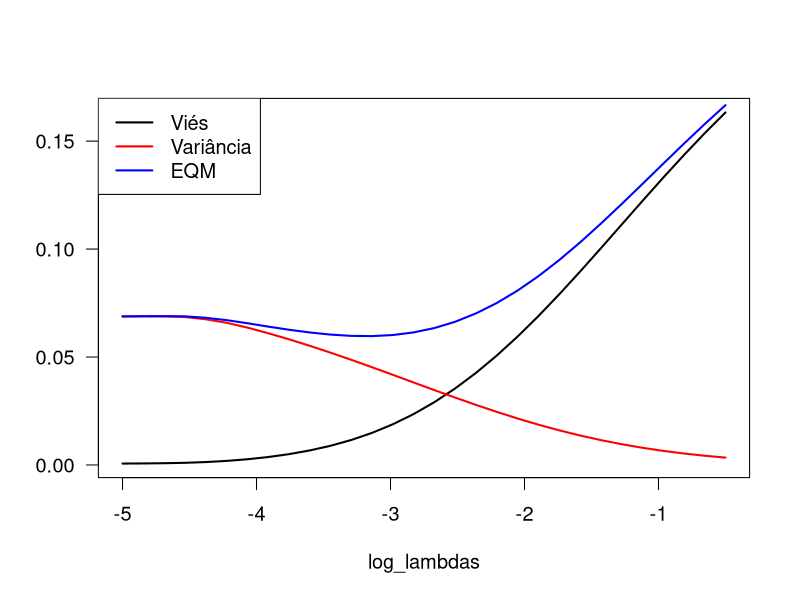
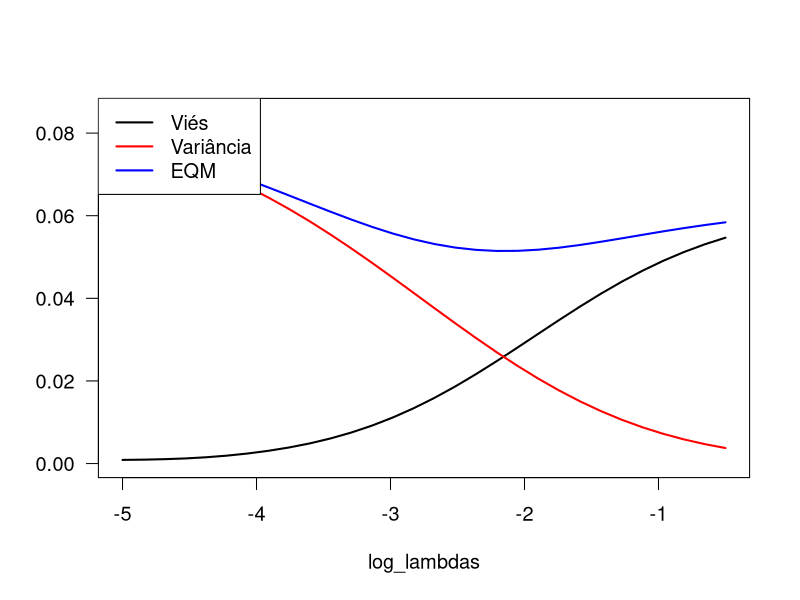
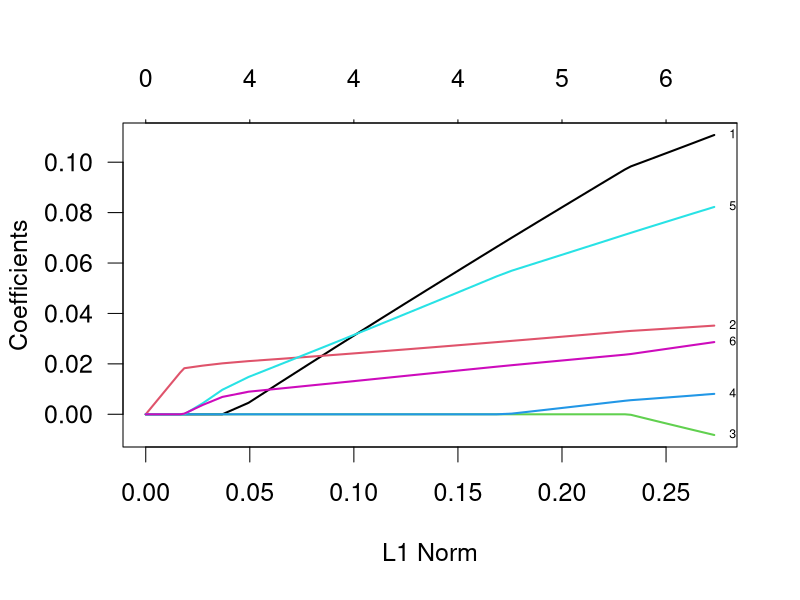
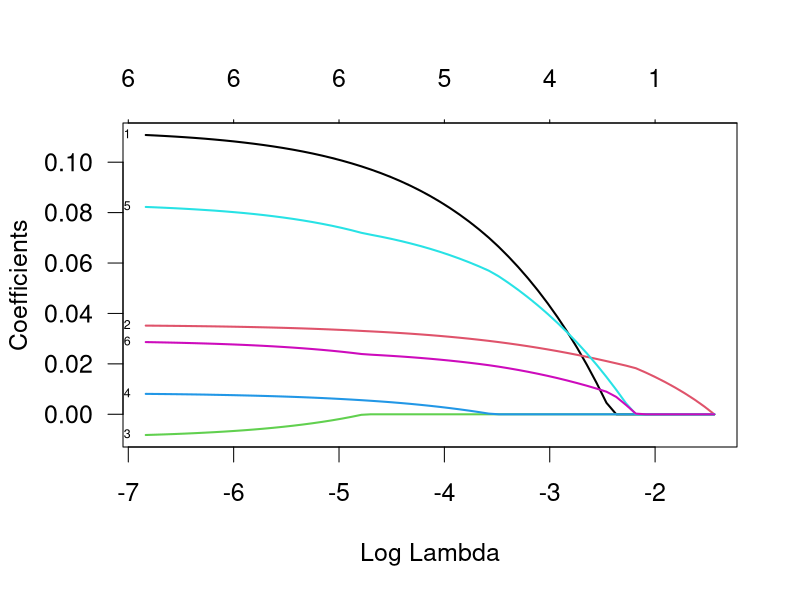
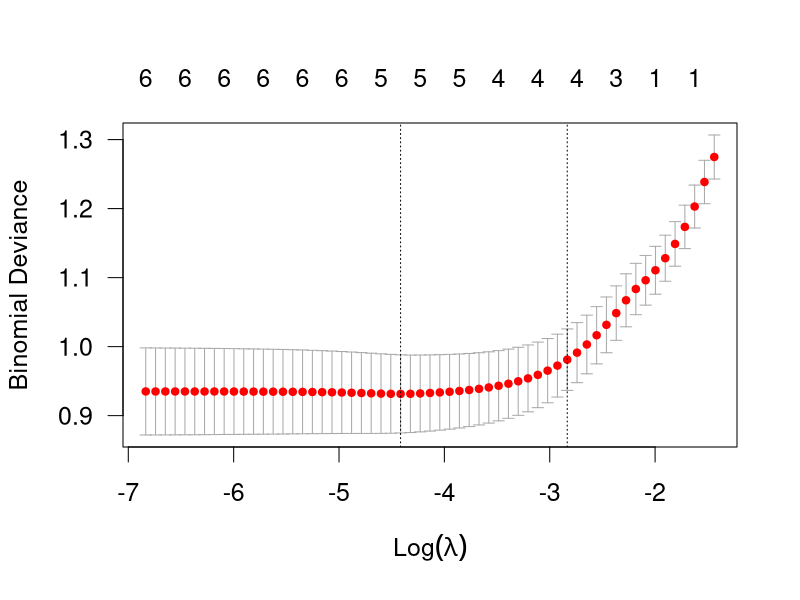
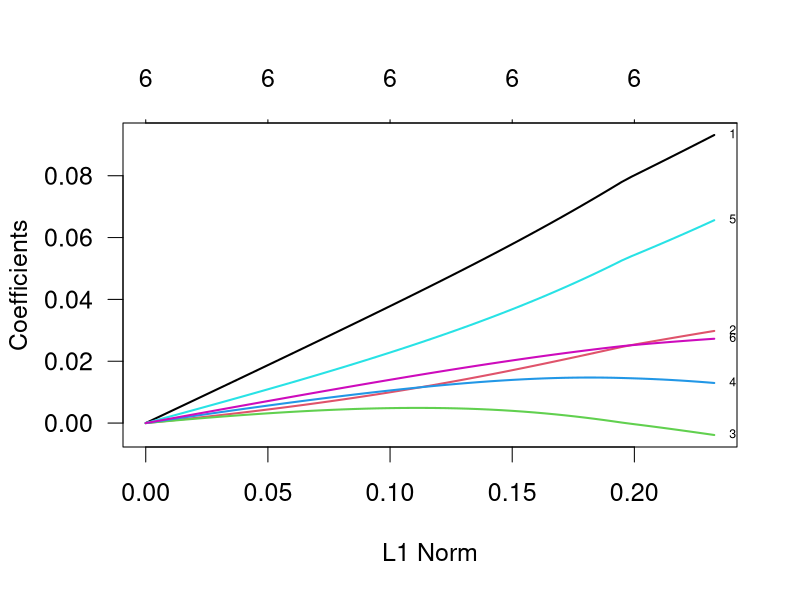
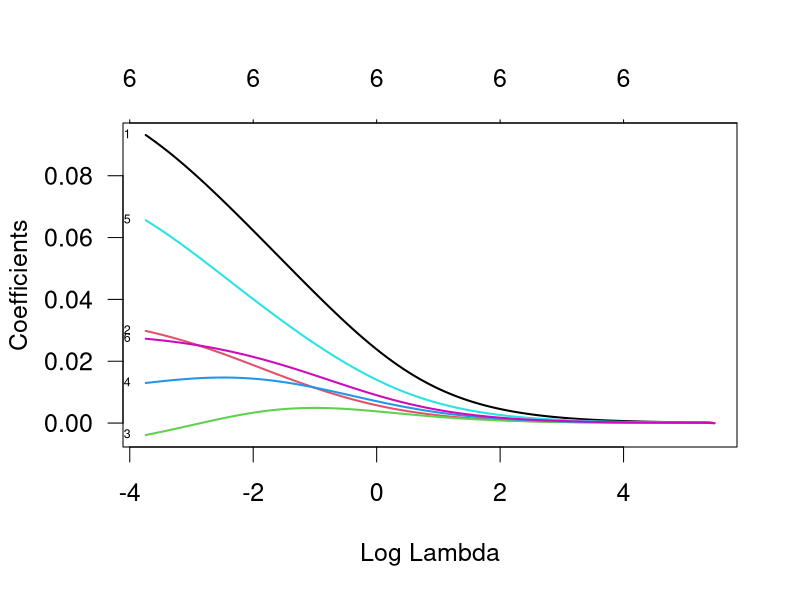
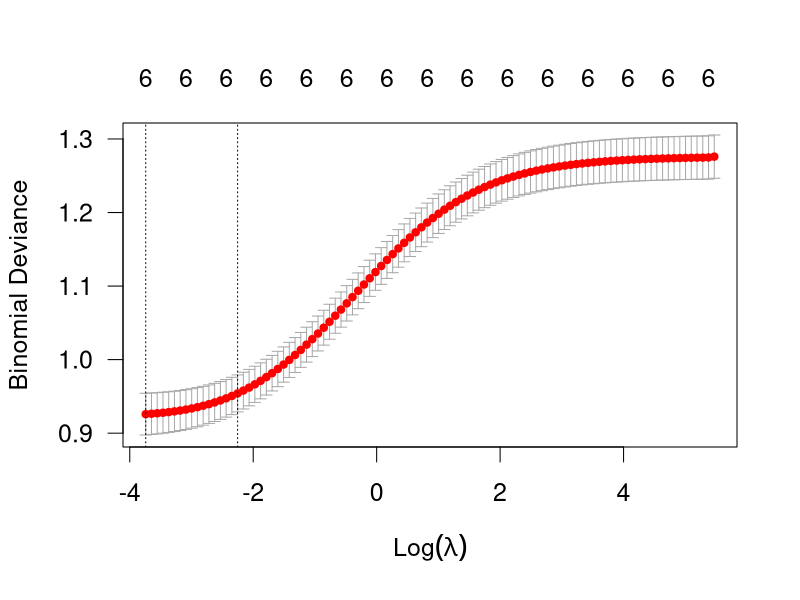

The R script that drew these images, in order:
## ---- chunk 1
knitr::opts_chunk$set(echo = TRUE)
## ---- chunk 2
require(MASS)
require(glmnet)

pima_dat <- rbind(Pima.tr, Pima.te)
## ---- chunk 3
head(pima_dat, 15)
summary(pima_dat)
## ---- chunk 4
ajuste <- glm(type ~ ., data = pima_dat, family = 'binomial')
logLik(ajuste)
AIC(ajuste)
BIC(ajuste)
## ---- chunk 5
ajuste_null <- glm(type ~ 1, data = pima_dat, family = 'binomial')
logLik(ajuste_null)
AIC(ajuste_null)
BIC(ajuste_null)
## ---- chunk 6
s1a <- step(ajuste, direction = 'backward')
summary(s1a) # Resumo do modelo produzido pelo método backward.
## ---- chunk 7
s1b <- step(ajuste, direction = 'backward', k = log(nrow(pima_dat)))
summary(s1b)
## ---- chunk 8
s2a <- step(ajuste_null, scope = formula(ajuste), direction = 'forward')
summary(s2a)

s2b <- step(ajuste_null, scope = formula(ajuste), direction = 'forward', k = log(nrow(pima_dat)))
summary(s2b)
## ---- chunk 9
s3a <- step(ajuste_null, scope = formula(ajuste), direction = 'both')
summary(s3a)

s3b <- step(ajuste_null, scope = formula(ajuste), direction = 'both', k = log(nrow(pima_dat)))
summary(s3b)
## ---- chunk 10
set.seed(1) # Fixando a semente, para fins de reprodução.
x <- mvrnorm(100, mu = c(0,0), Sigma = matrix(c(1,0.5,0.5,1), nrow = 2))
head(x, n = 10)
## ---- chunk 11
colnames(x) <- c('x1', 'x2')
eta_x <-1 + 0.5*x[,1] - 0.25*x[,2]
eta_x
## ---- chunk 12
log_lambdas <- seq(-5, -0.5, length.out = 30)
## ---- chunk 13
beta1 <- matrix(nrow = 100, ncol = length(log_lambdas))
beta2 <- matrix(nrow = 100, ncol = length(log_lambdas))
## ---- chunk 14
for(j in 1:100){
  y <- rbinom(100, 1, exp(eta_x)/(exp(eta_x)+1))
  mod <- glmnet(x, y, family = 'binomial', alpha = 0)
  betas <- coef(mod, s = exp(log_lambdas))
  beta1[j,] <- betas[2,]
  beta2[j,] <- betas[3,]
}
## ---- chunk 15
bias_beta <- function(vet_beta, beta)
  (mean(vet_beta) - beta)^2

var_beta <- function(vet_beta)
  var(vet_beta)

eqm_beta <- function(vet_beta, beta)
  mean((vet_beta - beta)^2)
## ---- chunk 16
bias_b1 <- apply(beta1, 2, bias_beta, beta = 0.5)
var_b1 <- apply(beta1, 2, var_beta)
eqm_beta1 <- apply(beta1, 2, eqm_beta, beta = 0.5)

par(cex = 1.2, las = 1)
plot(log_lambdas, bias_b1, type = 'l', lwd = 2, ylab = '')
lines(log_lambdas, var_b1, type = 'l', col = 'red', lwd = 2)
lines(log_lambdas, eqm_beta1, type = 'l', col = 'blue', lwd = 2)
legend(x = 'topleft', lty = 1, lwd = 2, col = c('black', 'red', 'blue'),
       legend = c('Viés', 'Variância', 'EQM'))
## ---- chunk 17
bias_b2 <- apply(beta2, 2, bias_beta, beta = -0.25)
var_b2 <- apply(beta2, 2, var_beta)
eqm_beta2 <- apply(beta2, 2, eqm_beta, beta = -0.25)

par(cex = 1.2, las = 1)
plot(log_lambdas, bias_b2, type = 'l', lwd = 2, ylab = '', ylim = c(0,0.085))
lines(log_lambdas, var_b2, type = 'l', col = 'red', lwd = 2)
lines(log_lambdas, eqm_beta2, type = 'l', col = 'blue', lwd = 2)
legend(x = 'topleft', lty = 1, lwd = 2, col = c('black', 'red', 'blue'),
       legend = c('Viés', 'Variância', 'EQM'))
## ---- chunk 18
x <- model.matrix(type ~ npreg + glu + bp + skin + bmi + age, data = pima_dat)[, -1]
## ---- chunk 19
y <- ifelse(pima_dat$type == 'Yes', 1, 0)
## ---- chunk 20
g1 <- glmnet(x, y, family = 'binomial', alpha = 1)
## ---- chunk 21
par(cex = 1.5, las = 1)
plot(g1, las = 1, lwd = 2, label=TRUE)
## ---- chunk 22
plot(g1, xvar="lambda", label=TRUE, lwd = 2, cex = 20)
## ---- chunk 23
coef(g1, s=exp(-7)) # Lambda = exp(-7) = 0.0009
coef(g1, s=exp(-4)) # Lambda = exp(-4) = 0.0183
coef(g1, s=exp(-2)) # Lambda = exp(-2) = 0.1353
## ---- chunk 24
cvfit <- cv.glmnet(x, y, family = 'binomial', alpha = 1, nfolds = 20) 
## ---- chunk 25
plot(cvfit)
cvfit$lambda.min 
## ---- chunk 26
coef(g1, s=cvfit$lambda.min)
## ---- chunk 27
g2 <- glmnet(x, y, family = 'binomial', alpha = 0)

par(cex = 1.5, las = 1)
plot(g2, las = 1, lwd = 2, label=TRUE)
plot(g2, xvar="lambda", label=TRUE, lwd = 2, cex = 20)
## ---- chunk 28
cvfit2 <- cv.glmnet(x, y, family = 'binomial', alpha = 0, nfolds = 20) 
plot(cvfit2)
cvfit2$lambda.min 
## ---- chunk 29
coef(g2, s=cvfit2$lambda.min)
## ---- chunk 30
g3 <- glmnet(x, y, family = 'binomial', alpha = 0.5)

par(cex = 1.5, las = 1)
plot(g3, las = 1, lwd = 2, label=TRUE)
plot(g3, xvar="lambda", lwd = 2, label=TRUE, cex = 20)
## ---- chunk 31
cvfit3 <- cv.glmnet(x, y, family = 'binomial', alpha = 0.5, nfolds = 20) 
plot(cvfit3)
cvfit3$lambda.min 
## ---- chunk 32
coef(g3, s=cvfit3$lambda.min)
## ---- chunk 33
set.seed(225)
## ---- chunk 34
n <- 2018
## ---- chunk 35
mat_cov <- matrix(0.5, nrow = 20, ncol = 20)
diag(mat_cov) <- 1
mat_cov
## ---- chunk 36
medias <- rep(0, 20)
## ---- chunk 37
x <- data.frame(mvrnorm(n, mu = medias, Sigma = mat_cov))
dados_simul <- round(x,3)
names(dados_simul) <- paste('x', 1:20, sep = '')
## ---- chunk 38
eta_x <- with(dados_simul, 0.5*x1 + 0.3*x3 - 0.5*x7 - 0.5*x10 + 0.3*x19)
mu_x <- exp(eta_x)/(exp(eta_x) + 1)
dados_simul$y <- rbinom(n, 1, mu_x)
dados_simul$y
## ---- chunk 39
ajuste <- glm(y~., family = binomial, data = dados_simul)
summary(ajuste)
## ---- chunk 40
ajuste_null <- glm(y~1, family = binomial, data = dados_simul)
summary(ajuste_null)
## ---- chunk 41
mod1a <- step(ajuste, direction = 'backward')
summary(mod1a)
## ---- chunk 42
mod1b <- step(ajuste, direction = 'backward', k = log(n))
summary(mod1b)
## ---- chunk 43
mod2a <- step(ajuste, direction = 'both')
summary(mod2a)
## ---- chunk 44
mod2b <- step(ajuste, direction = 'both', k = log(500))
summary(mod2b)
## ---- chunk 45
mod3a <- step(ajuste_null, scope = formula(ajuste), direction = 'forward')
summary(mod3a)
## ---- chunk 46
mod3b <- step(ajuste_null, scope = formula(ajuste), direction = 'forward', k = log(n))
summary(mod3b)
## ---- chunk 47
x <- model.matrix(ajuste)[, -1]
## ---- chunk 48
y <- dados_simul$y

mod4a <- glmnet(x, y, family = 'binomial', alpha = 1)
## ---- chunk 49

par(cex = 1.5, las = 1)

plot(mod4a, las = 1, lwd = 2, label=TRUE)
plot(mod4a, xvar="lambda", label=TRUE, lwd = 2, cex = 20)
## ---- chunk 50
cvfit <- cv.glmnet(x, y, family = 'binomial', alpha = 1, nfolds = 20) 
plot(cvfit)
cvfit$lambda.min 
## ---- chunk 51
coef(mod4a, s = cvfit$lambda.min)
## ---- chunk 52
coef(mod4a, s = 0.015)
